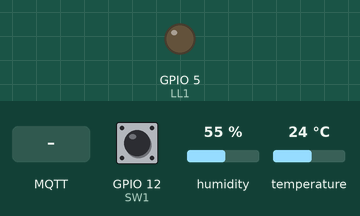
A sketch run on a simulated ESP8266 (NodeMCU). On the bench: output pins drawn as LEDs (lit = HIGH). The test bench sets the inputs (shaded band); at power-on: GPIO 12 (SW1) HIGH, humidity 55 %, temperature 24 °C. WiFi joins after 1.5 s; servers stay silent unless stated; no MQTT or app messages arrive unless stated; what the sketch prints to the serial monitor is not drawn.

Above: at 2.7 s.
2.8 s: MQTT message "1" arrives on the first subscribed topic
At 3.1 s:
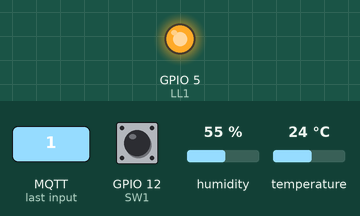
4.3 s: MQTT message "0" arrives on the first subscribed topic
At 5.5 s:
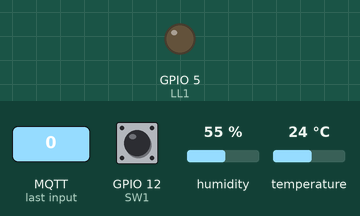
5.8 s: GPIO 12 (SW1) pulled LOW for 0.15 s
At 7.3 s:
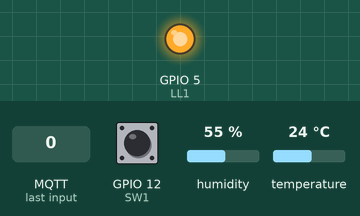
Timing chart, 0 to 8.8 s (numbered marks = the images above; inputs shaded):
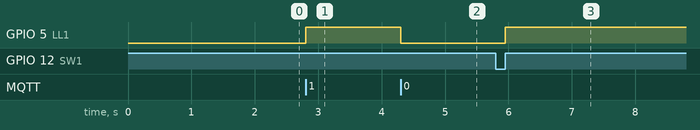

Measured:
- after the input at 2.8 s, GPIO 5 (LL1): LOW → HIGH at once
- after the input at 4.3 s, GPIO 5 (LL1): HIGH → LOW at once
- after the input at 5.8 s, GPIO 5 (LL1): LOW → HIGH after 0.15 s

The sketch:

SmartHome_1pin.ino
```cpp
/*
 * SmartHome 프로젝트
 * 2구 스위치 버전
 * 거실방
 */
#include <ESP8266WiFi.h>
#include <PubSubClient.h>
#include <DHT11.h>
//-----Publish 토픽1
#define __Pub_TOPIC1__ "/Room/Kitchen/RE1"

//-----Publish 토픽 DHT11 온도
#define __Pub_DHT11_TM_TOPIC2__ "/Room/Kitchen/TM"
//-----Publish 토픽 DHT11 습도
#define __Pub_DHT11_HU_TOPIC2__ "/Room/Kitchen/HU"

//-----Subscribe 토픽
#define __Sub_TOPIC__ "/Room/Kitchen"

//-----모듈 넘버
#define __Client_Name__ "ESP_Room_Kitchen"

const char* ssid = "";
const char* password = "";
const char* mqtt_server = "";


//-----핀아웃 설정
int SW1 = 12;
int LL1 = 5;
int DHT = 2;
int GAS = 14;
////////////////
//-----릴레이 설정
int Togle1 = 0;
////////////////
//-----DHT11 설정
DHT11 dht11(DHT);
long long Timer_DHT11 = 0;
////////////////
//-----WIFI, MQTT 설정
WiFiClient espClient;
PubSubClient client(espClient);
long lastMsg = 0;
char msg[50];
int value = 0;
////////////////

void setup_wifi() {
  delay(10);
  Serial.println();
  Serial.print("Connecting to ");
  Serial.println(ssid);

  WiFi.begin(ssid, password);

  while (WiFi.status() != WL_CONNECTED) {
    delay(500);
    Serial.print(".");
  }

  Serial.println("");
  Serial.println("WiFi connected");
  Serial.println("IP address: ");
  Serial.println(WiFi.localIP());
}

void callback(char* topic, byte* payload, unsigned int length) { //정보 도착하면 실행
  Serial.print("Topic:\"");
  Serial.print(topic);
  Serial.print("\" -->");
  for (int i = 0; i < length; i++) {
    Serial.print((char)payload[i]);
  }
  Serial.println();
  /* if문 시작 */
  if ((char)payload[0] == '1') {
    digitalWrite(LL1, HIGH);
    Togle1 = 1;
  }
  if ((char)payload[0] == '0') {
    digitalWrite(LL1, LOW);
    Togle1 = 0;
  }
}

void reconnect() { //연결 끊기면 다시 연결
  // Loop until we're reconnected
  while (!client.connected()) {
    Serial.print("Attempting MQTT connection..."); //연결중
    // Attempt to connect
    if (client.connect(__Client_Name__)) {
      Serial.println("연결됨"); //

      //client.publish("test", "hello world");

      /* Subscribe할 토픽이름 */
      client.subscribe(__Sub_TOPIC__);

    } else { //연결 실패시
      Serial.print("failed, rc=");
      Serial.print(client.state());
      Serial.println(" try again in 5 seconds");
      // Wait 5 seconds before retrying
      delay(5000);
    }
  }
}


/*
 * 16 1번 스위치
 * 04 1번 릴레이
 * A0 DHT11
 * 14 가스감지
 */
void setup() {
  Serial.begin(115200);
  setup_wifi();
  client.setServer(mqtt_server, 1883);
  client.setCallback(callback);
  pinMode(SW1, INPUT);
  pinMode(DHT, INPUT);
  pinMode(GAS, INPUT);
  pinMode(LL1, OUTPUT);
  digitalWrite(LL1, LOW);
}

int togle_SW1 = 0;

void loop() {
  if (!client.connected()) {
    reconnect();
  }
  /*if (!digitalRead(SW1)) {
    Togle1 = !Togle1;
    digitalWrite(LL1, Togle1);
    snprintf (msg, 75, "%d", Togle1);
    client.publish(__Pub_TOPIC1__, msg);
    delay(200);
  }*/
  if (!digitalRead(SW1)) togle_SW1 = 1;
  if (digitalRead(SW1) && togle_SW1) {
    togle_SW1 = 0;
    Togle1 = !Togle1;
    digitalWrite(LL1, Togle1);
    snprintf (msg, 75, "%d", Togle1);
    client.publish(__Pub_TOPIC1__, msg);
  }
  if (Timer_DHT11 < millis()) {
    int err;
    float temp, humi;
    if ((err = dht11.read(humi, temp)) == 0) {
      Serial.print((int)humi);//asdfasdf
      Serial.print(", ");
      Serial.println(temp);//asdfasdf
      snprintf (msg, 75, "%d", (int)temp);
      client.publish(__Pub_DHT11_TM_TOPIC2__, msg);
      snprintf (msg, 75, "%d", (int)humi);
      client.publish(__Pub_DHT11_HU_TOPIC2__, msg);
    }
    Timer_DHT11 = millis() + 10000; //10초에 한번씩
  }
  client.loop();
}
```
